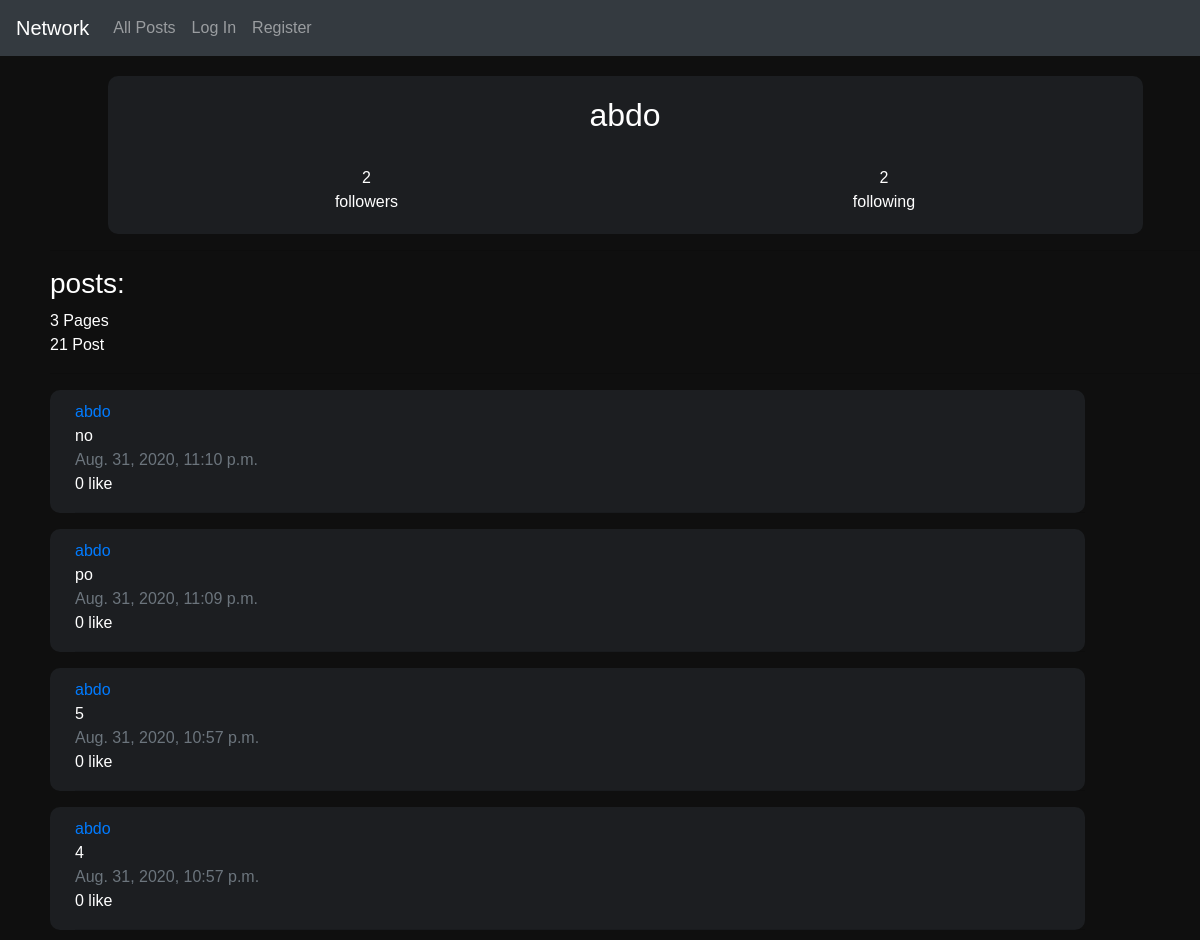
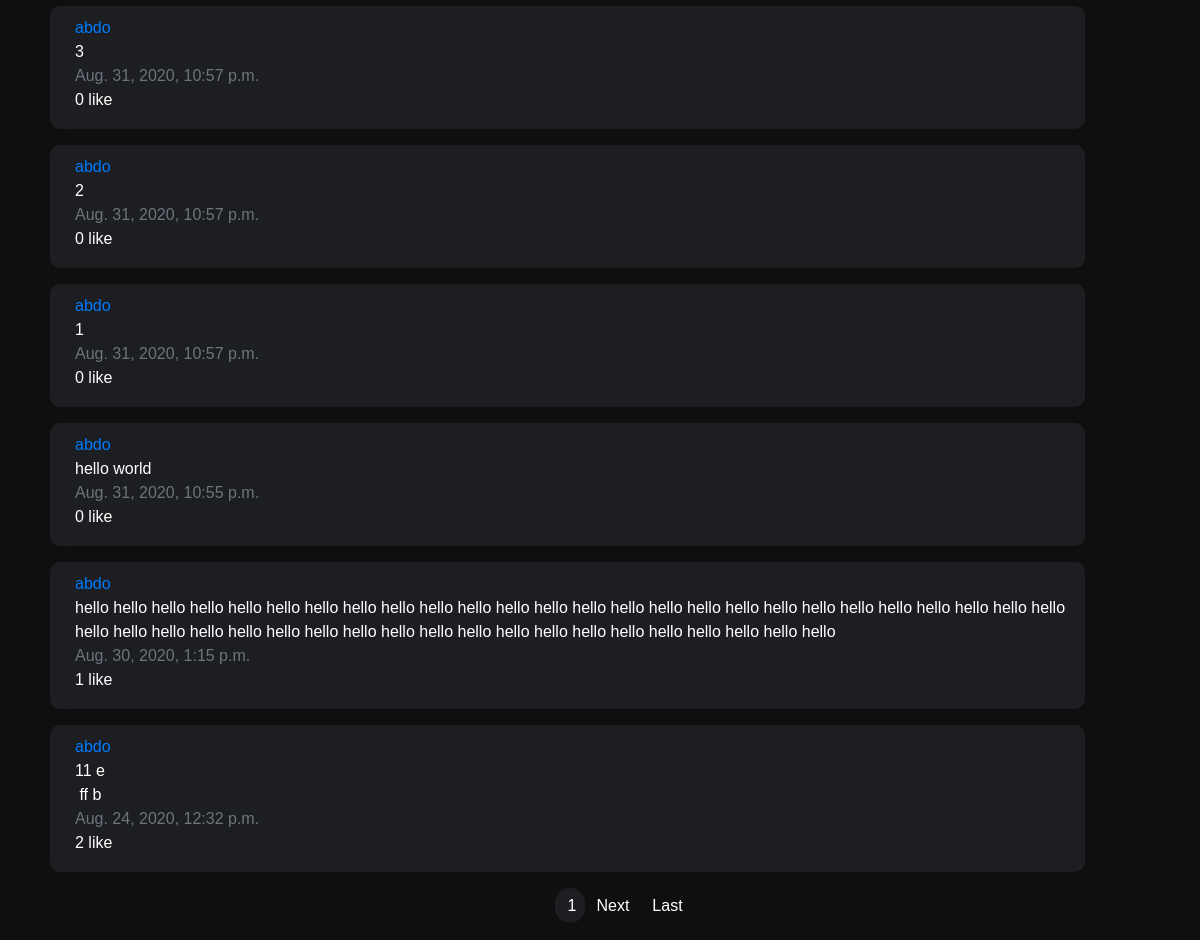
The page /profile/2 on the database its author committed (2 pictures, top to bottom).
### network/models.py (models this page shows, shortened)
class follow(models.Model):
    user = models.ForeignKey(User, on_delete=models.CASCADE, related_name="follow_info")
    following = models.ForeignKey(User, on_delete=models.CASCADE, related_name="following", null=True, blank=True)

class User(AbstractUser):
    pass

class posts(models.Model):
    user = models.ForeignKey(User, on_delete=models.CASCADE, related_name="usernames")
    content = models.TextField(blank=True)
    timestamp = models.DateTimeField(auto_now_add=True)
    no_likes = models.IntegerField()

### network/views.py (the view)
# urls.py: path("profile/<str:user>", views.profile, name = "profile"),
def profile(request, user):
    all_posts = posts.objects.filter(user=user)
    all_posts = all_posts.order_by("-timestamp").all()
    follow_info = follow.objects.filter(user=user).last()
    no_posts = all_posts.count()
    all_posts = paginate(request, all_posts)
    return render(request, "network/profile.html",{
    "posts": all_posts,
    "no_posts":no_posts,
    "follow": follow_info,
    "no_following":follow.objects.values("following").filter(user = user).count() - 1,
    "no_followers":follow.objects.values("following").filter(following = user).count(),
    })

### network/views.py (called while the page is built)
def paginate(request, all_posts):
    paginator = Paginator(all_posts, 10)
    page_number = request.GET.get('page')
    page_obj = paginator.get_page(page_number)
    return page_obj

### network/templates/network/profile.html (shortened to what this page needs)
{% extends "network/layout.html" %}
{% load static %}
{% block body %}
<div id="profile">
    <h2>{{follow.user.username}} </h2>
    <br>
    <div class="flexcontainer">
        <div class="flex-item">
            <div id="followers">{{no_followers}} </div>
            <div> followers </div>
        </div>
        <div class="flex-item">
            <div id="following">{{no_following}}</div>
            <div>following</div>
        </div>
    </div>
</div>
<hr>
<h3> posts: </h3>
<div>{{posts.paginator.num_pages }} Pages</div>
<div>{{no_posts}} Post</div>
<hr>
{% for post in posts %}
<div class=" posts">
  <div> <a href="{% url 'profile' post.user.id %}">{{post.user.username}} </a> </div>
  <div class="content" id={{post.id}}>{{post.content}}</div>
  <div class="text-muted"> {{post.timestamp}} </div>
  <div id="like{{post.id}}">{{post.no_likes}} like</div>
  <hr>
</div>
{% endfor %}
{% if posts.paginator.num_pages != 1 %}
<nav aria-label="Page navigation example">
    <ul class="pagination justify-content-center">
        <li class="page-item active" aria-current="page">
            <span class="page-link">
                {{posts.number}}
            </span>
        </li>
        {% if posts.has_next %}
        <li class="page-item">
            <a class="page-link" href="?page={{ posts.next_page_number }}">Next</a>
        </li>
        <li class="page-item"><a class="page-link" href="?page={{posts.paginator.num_pages }}">Last</a></li>
        {% endif %}
    </ul>
</nav>
{% endif %}
{% endblock %}

### network/static/network/styles.css (style rules this page uses)
.content { white-space: pre-wrap; overflow-wrap:break-word; }
body { background-color: rgb(15, 15, 15); color: #fff; font-family: sans-serif; }
.posts { background-color: #1c1e21; border-radius: 10px; margin-bottom: 15px; padding-left: 25px; padding-top: 10px ; width: 90%; }
#profile { text-align: center; margin: 0 auto; background-color: #1c1e21; padding-top: 20px; padding-bottom: 20px; margin-top: 20px; margin-bottom: 15px; border-radius: 10px; width: 90%; }
.flexcontainer { display: flex; flex-direction: row; margin: 0 auto; }
.flexcontainer .flex-item { flex-direction: column; justify-content: center; margin: 0 auto; }
.page-link { background-color: rgb(15, 15, 15); ; border: none; color: white !important; }
span { height: 35px; width: 30px; background-color: #1c1e21 !important ; -moz-border-radius: 30px !important; border-radius: 30px !important; }

### rows shown on the page
follow: user.username "abdo"
posts: user.username "abdo", content "no", timestamp "Aug. 31, 2020, 11:10 p.m.", no_likes "0"
posts: user.username "abdo", content "po", timestamp "Aug. 31, 2020, 11:09 p.m.", no_likes "0"
posts: user.username "abdo", content "5", timestamp "Aug. 31, 2020, 10:57 p.m.", no_likes "0"
posts: user.username "abdo", content "4", timestamp "Aug. 31, 2020, 10:57 p.m.", no_likes "0"
posts: user.username "abdo", content "3", timestamp "Aug. 31, 2020, 10:57 p.m.", no_likes "0"
posts: user.username "abdo", content "2", timestamp "Aug. 31, 2020, 10:57 p.m.", no_likes "0"
posts: user.username "abdo", content "1", timestamp "Aug. 31, 2020, 10:57 p.m.", no_likes "0"
posts: user.username "abdo", content "hello world", timestamp "Aug. 31, 2020, 10:55 p.m.", no_likes "0"
posts: user.username "abdo", content "hello hello hello hello hello hello hello hello hello hello hello hello hello hello hello hello hello hello hello hello hello hello hello hello hello hello hello hello hello hello hello hello hello hello hello hello hello hello hello hello hello hello hello hello hello hello", timestamp "Aug. 30, 2020, 1:15 p.m.", no_likes "1"
posts: user.username "abdo", content "11 e ff b", timestamp "Aug. 24, 2020, 12:32 p.m.", no_likes "2"

### other values the page prints
{{ no_followers }} "2"
{{ no_following }} "2"
{{ posts.paginator.num_pages }} "3"
{{ no_posts }} "21"
{{ posts.number }} "1"
